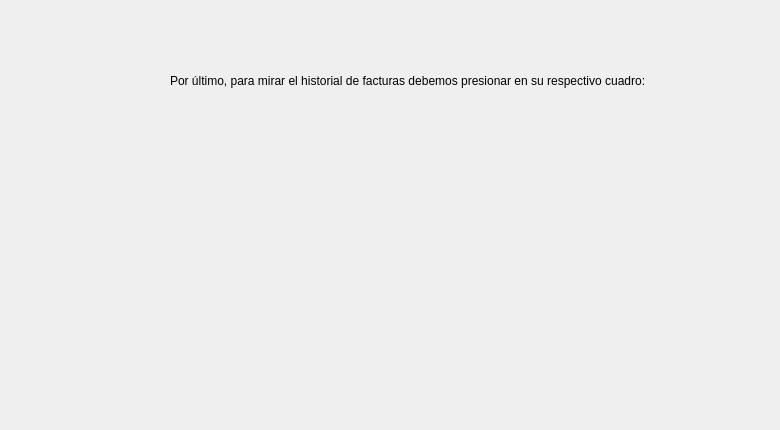
        <widget class="QWidget" name="page_12">
         <widget class="QLabel" name="label_33">
          <property name="geometry">
           <rect>
            <x>170</x>
            <y>40</y>
            <width>601</width>
            <height>81</height>
           </rect>
          </property>
          <property name="styleSheet">
           <string notr="true">font: 10pt &quot;Tw Cen MT Condensed Extra Bold&quot;;
</string>
          </property>
          <property name="text">
           <string>Por último, para mirar el historial de facturas debemos presionar en su respectivo cuadro:</string>
          </property>
         </widget>
         <widget class="QLabel" name="label_34">
          <property name="geometry">
           <rect>
            <x>90</x>
            <y>200</y>
            <width>191</width>
            <height>181</height>
           </rect>
          </property>
          <property name="text">
           <string/>
          </property>
          <property name="pixmap">
           <pixmap resource="Archivos.qrc">:/Imagenes/ayuda 12.png</pixmap>
          </property>
          <property name="scaledContents">
           <bool>true</bool>
          </property>
         </widget>
         <widget class="QLabel" name="label_35">
          <property name="geometry">
           <rect>
            <x>450</x>
            <y>110</y>
            <width>301</width>
            <height>311</height>
           </rect>
          </property>
          <property name="text">
           <string/>
          </property>
          <property name="pixmap">
           <pixmap resource="Archivos.qrc">:/Imagenes/ayuda 12.1.png</pixmap>
          </property>
          <property name="scaledContents">
           <bool>true</bool>
          </property>
         </widget>
        </widget>
